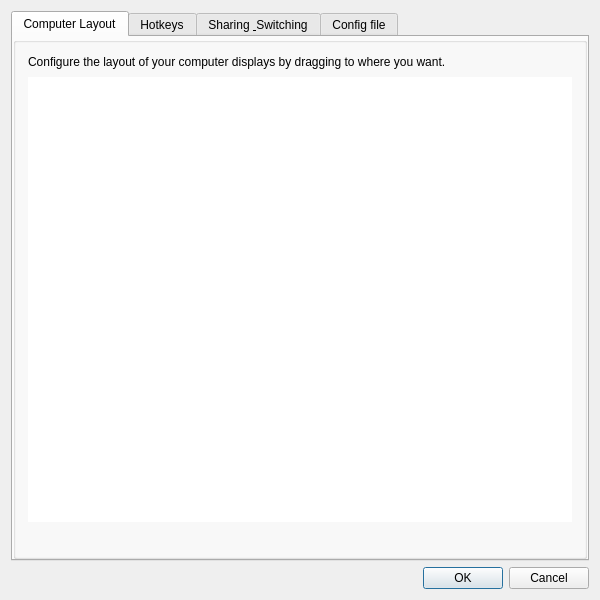
<?xml version="1.0" encoding="UTF-8"?>
<ui version="4.0">
 <class>ServerConfigDialog</class>
 <widget class="QDialog" name="ServerConfigDialog">
  <property name="geometry">
   <rect>
    <x>0</x>
    <y>0</y>
    <width>600</width>
    <height>600</height>
   </rect>
  </property>
  <property name="minimumSize">
   <size>
    <width>0</width>
    <height>0</height>
   </size>
  </property>
  <property name="windowTitle">
   <string>Server Configuration</string>
  </property>
  <layout class="QVBoxLayout">
   <item>
    <widget class="QTabWidget" name="tabWidget">
     <widget class="QWidget" name="tabComputers">
      <attribute name="title">
       <string>Computer Layout</string>
      </attribute>
      <layout class="QVBoxLayout" name="computerPageLayout">
       <property name="leftMargin">
        <number>0</number>
       </property>
       <property name="topMargin">
        <number>0</number>
       </property>
       <property name="rightMargin">
        <number>0</number>
       </property>
       <property name="bottomMargin">
        <number>0</number>
       </property>
       <property name="spacing">
        <number>8</number>
       </property>
       <item>
        <widget class="QGroupBox" name="groupComputerLayout">
         <property name="title">
          <string />
         </property>
         <layout class="QVBoxLayout" name="computerCardLayout" stretch="0,1,0">
          <property name="leftMargin">
           <number>12</number>
          </property>
          <property name="topMargin">
           <number>12</number>
          </property>
          <property name="rightMargin">
           <number>12</number>
          </property>
          <property name="bottomMargin">
           <number>12</number>
          </property>
          <property name="spacing">
           <number>8</number>
          </property>
          <item>
           <widget class="QLabel" name="label_2">
            <property name="sizePolicy">
             <sizepolicy hsizetype="Preferred" vsizetype="Preferred">
              <horstretch>1</horstretch>
              <verstretch>0</verstretch>
             </sizepolicy>
            </property>
            <property name="text">
             <string>Configure the layout of your computer displays by dragging to where you want.</string>
            </property>
            <property name="wordWrap">
             <bool>true</bool>
            </property>
            <property name="indent">
             <number>-1</number>
            </property>
            <property name="alignment">
             <set>Qt::AlignmentFlag::AlignLeft|Qt::AlignmentFlag::AlignVCenter</set>
            </property>
           </widget>
          </item>
          <item>
           <widget class="ScreenSetupView" name="screenSetupView">
            <property name="sizePolicy">
             <sizepolicy hsizetype="MinimumExpanding" vsizetype="Expanding">
              <horstretch>0</horstretch>
              <verstretch>0</verstretch>
             </sizepolicy>
            </property>
            <property name="acceptDrops">
             <bool>true</bool>
            </property>
            <property name="autoFillBackground">
             <bool>false</bool>
            </property>
            <property name="frameShape">
             <enum>QFrame::Shape::NoFrame</enum>
            </property>
           </widget>
          </item>
          <item>
           <layout class="QHBoxLayout" name="layoutComputers" stretch="0,1,0">
            <property name="leftMargin">
             <number>0</number>
            </property>
            <property name="topMargin">
             <number>0</number>
            </property>
            <property name="rightMargin">
             <number>0</number>
            </property>
            <property name="bottomMargin">
             <number>0</number>
            </property>
            <property name="spacing">
             <number>8</number>
            </property>
            <item>
             <widget class="TrashScreenWidget" name="lblRemoveScreen">
              <property name="acceptDrops">
               <bool>true</bool>
              </property>
              <property name="toolTip">
               <string>Drag a computer from the grid to the trashcan to remove it.</string>
              </property>
              <property name="frameShape">
               <enum>QFrame::Shape::NoFrame</enum>
              </property>
              <property name="frameShadow">
               <enum>QFrame::Shadow::Plain</enum>
              </property>
             </widget>
            </item>
            <item>
             <spacer name="computerDragSpacer">
              <property name="orientation">
               <enum>Qt::Orientation::Horizontal</enum>
              </property>
             </spacer>
            </item>
            <item>
             <widget class="NewScreenWidget" name="lblNewScreen">
              <property name="toolTip">
               <string>Drag to the grid to add a new computer.</string>
              </property>
              <property name="frameShape">
               <enum>QFrame::Shape::NoFrame</enum>
              </property>
              <property name="frameShadow">
               <enum>QFrame::Shadow::Plain</enum>
              </property>
             </widget>
            </item>
           </layout>
          </item>
         </layout>
        </widget>
       </item>
      </layout>
     </widget>
     <widget class="QWidget" name="tabHotkeys">
      <attribute name="title">
       <string>Hotkeys</string>
      </attribute>
      <layout class="QHBoxLayout" name="_2" stretch="1,1">
       <property name="leftMargin">
        <number>0</number>
       </property>
       <property name="topMargin">
        <number>0</number>
       </property>
       <property name="rightMargin">
        <number>0</number>
       </property>
       <property name="bottomMargin">
        <number>0</number>
       </property>
       <property name="spacing">
        <number>10</number>
       </property>
       <item>
        <widget class="QGroupBox" name="groupHotkeys">
         <property name="title">
          <string>&amp;Hotkeys</string>
         </property>
         <property name="sizePolicy">
          <sizepolicy hsizetype="Preferred" vsizetype="Expanding">
           <horstretch>0</horstretch>
           <verstretch>0</verstretch>
          </sizepolicy>
         </property>
         <layout class="QVBoxLayout" name="_3" stretch="1,0">
          <property name="leftMargin">
           <number>12</number>
          </property>
          <property name="topMargin">
           <number>12</number>
          </property>
          <property name="rightMargin">
           <number>12</number>
          </property>
          <property name="bottomMargin">
           <number>12</number>
          </property>
          <property name="spacing">
           <number>8</number>
          </property>
          <item>
           <widget class="QListWidget" name="listHotkeys" />
          </item>
          <item>
           <layout class="QHBoxLayout" name="hotkeyButtonsLayout">
            <property name="leftMargin">
             <number>0</number>
            </property>
            <property name="topMargin">
             <number>0</number>
            </property>
            <property name="rightMargin">
             <number>0</number>
            </property>
            <property name="bottomMargin">
             <number>0</number>
            </property>
            <property name="spacing">
             <number>6</number>
            </property>
            <item>
             <widget class="QPushButton" name="btnNewHotkey">
              <property name="enabled">
               <bool>true</bool>
              </property>
              <property name="text">
               <string>&amp;New</string>
              </property>
              <property name="icon">
               <iconset theme="list-add" />
              </property>
             </widget>
            </item>
            <item>
             <widget class="QPushButton" name="btnEditHotkey">
              <property name="enabled">
               <bool>false</bool>
              </property>
              <property name="text">
               <string>&amp;Edit</string>
              </property>
              <property name="icon">
               <iconset theme="document-edit" />
              </property>
             </widget>
            </item>
            <item>
             <widget class="QPushButton" name="btnRemoveHotkey">
              <property name="enabled">
               <bool>false</bool>
              </property>
              <property name="text">
               <string>&amp;Remove</string>
              </property>
              <property name="icon">
               <iconset theme="list-remove" />
              </property>
             </widget>
            </item>
           </layout>
          </item>
         </layout>
        </widget>
       </item>
       <item>
        <widget class="QGroupBox" name="groupActions">
         <property name="font">
          <font>
           <kerning>true</kerning>
          </font>
         </property>
         <property name="title">
          <string>A&amp;ctions</string>
         </property>
         <property name="sizePolicy">
          <sizepolicy hsizetype="Preferred" vsizetype="Expanding">
           <horstretch>0</horstretch>
           <verstretch>0</verstretch>
          </sizepolicy>
         </property>
         <layout class="QVBoxLayout" name="actionsCardLayout" stretch="1,0">
          <property name="leftMargin">
           <number>12</number>
          </property>
          <property name="topMargin">
           <number>12</number>
          </property>
          <property name="rightMargin">
           <number>12</number>
          </property>
          <property name="bottomMargin">
           <number>12</number>
          </property>
          <property name="spacing">
           <number>8</number>
          </property>
          <item>
           <widget class="QListWidget" name="listActions" />
          </item>
          <item>
           <layout class="QHBoxLayout" name="actionButtonsLayout">
            <property name="leftMargin">
             <number>0</number>
            </property>
            <property name="topMargin">
             <number>0</number>
            </property>
            <property name="rightMargin">
             <number>0</number>
            </property>
            <property name="bottomMargin">
             <number>0</number>
            </property>
            <property name="spacing">
             <number>6</number>
            </property>
            <item>
             <widget class="QPushButton" name="btnNewAction">
              <property name="enabled">
               <bool>false</bool>
              </property>
              <property name="text">
               <string>Ne&amp;w</string>
              </property>
              <property name="icon">
               <iconset theme="list-add" />
              </property>
             </widget>
            </item>
            <item>
             <widget class="QPushButton" name="btnEditAction">
              <property name="enabled">
               <bool>false</bool>
              </property>
              <property name="text">
               <string>E&amp;dit</string>
              </property>
              <property name="icon">
               <iconset theme="document-edit" />
              </property>
             </widget>
            </item>
            <item>
             <widget class="QPushButton" name="btnRemoveAction">
              <property name="enabled">
               <bool>false</bool>
              </property>
              <property name="text">
               <string>Re&amp;move</string>
              </property>
              <property name="icon">
               <iconset theme="list-remove" />
              </property>
             </widget>
            </item>
           </layout>
          </item>
         </layout>
        </widget>
       </item>
      </layout>
     </widget>
     <widget class="QWidget" name="tabAdvanced">
      <attribute name="title">
       <string>Sharing &amp; Switching</string>
      </attribute>
      <layout class="QVBoxLayout" name="advancedPageLayout">
       <property name="leftMargin">
        <number>0</number>
       </property>
       <property name="topMargin">
        <number>0</number>
       </property>
       <property name="rightMargin">
        <number>0</number>
       </property>
       <property name="bottomMargin">
        <number>0</number>
       </property>
       <property name="spacing">
        <number>8</number>
       </property>
       <item>
        <widget class="QScrollArea" name="sharingScrollArea">
         <property name="widgetResizable">
          <bool>true</bool>
         </property>
         <property name="frameShape">
          <enum>QFrame::Shape::NoFrame</enum>
         </property>
         <property name="horizontalScrollBarPolicy">
          <enum>Qt::ScrollBarPolicy::ScrollBarAlwaysOff</enum>
         </property>
         <widget class="QWidget" name="sharingScrollContents">
          <layout class="QGridLayout" name="m_pGridCorners" columnstretch="1,1" rowstretch="0,0,0,1">
           <property name="leftMargin">
            <number>0</number>
           </property>
           <property name="topMargin">
            <number>0</number>
           </property>
           <property name="rightMargin">
            <number>0</number>
           </property>
           <property name="bottomMargin">
            <number>0</number>
           </property>
           <property name="spacing">
            <number>10</number>
           </property>
           <item row="0" column="0" colspan="2">
            <widget class="QGroupBox" name="groupMisc">
             <property name="font">
              <font>
               <kerning>false</kerning>
              </font>
             </property>
             <property name="title">
              <string>&amp;Misc</string>
             </property>
             <property name="sizePolicy">
              <sizepolicy hsizetype="Preferred" vsizetype="Maximum">
               <horstretch>0</horstretch>
               <verstretch>0</verstretch>
              </sizepolicy>
             </property>
             <layout class="QVBoxLayout" name="verticalLayout_4">
              <property name="leftMargin">
               <number>12</number>
              </property>
              <property name="topMargin">
               <number>12</number>
              </property>
              <property name="rightMargin">
               <number>12</number>
              </property>
              <property name="bottomMargin">
               <number>12</number>
              </property>
              <property name="spacing">
               <number>6</number>
              </property>
              <item>
               <widget class="QCheckBox" name="cbRelativeMouseMoves">
                <property name="enabled">
                 <bool>true</bool>
                </property>
                <property name="text">
                 <string>Use &amp;relative mouse movements</string>
                </property>
               </widget>
              </item>
              <item>
               <widget class="QCheckBox" name="cbDefaultLockToScreenState">
                <property name="text">
                 <string>Enable lock to computer at startup</string>
                </property>
               </widget>
              </item>
              <item>
               <widget class="QCheckBox" name="cbDisableLockToScreen">
                <property name="text">
                 <string>Disable lock to computer (scroll lock key)</string>
                </property>
               </widget>
              </item>
              <item>
               <widget class="QCheckBox" name="cbWin32KeepForeground">
                <property name="enabled">
                 <bool>true</bool>
                </property>
                <property name="text">
                 <string>Don't take &amp;foreground window (Windows only)</string>
                </property>
               </widget>
              </item>
              <item>
               <layout class="QHBoxLayout" name="layoutClipboard" stretch="1,0,0">
                <property name="leftMargin">
                 <number>0</number>
                </property>
                <property name="topMargin">
                 <number>0</number>
                </property>
                <property name="rightMargin">
                 <number>0</number>
                </property>
                <property name="bottomMargin">
                 <number>0</number>
                </property>
                <property name="spacing">
                 <number>8</number>
                </property>
                <item>
                 <widget class="QCheckBox" name="cbEnableClipboard">
                  <property name="sizePolicy">
                   <sizepolicy hsizetype="Minimum" vsizetype="Preferred">
                    <horstretch>0</horstretch>
                    <verstretch>0</verstretch>
                   </sizepolicy>
                  </property>
                  <property name="text">
                   <string>Enable clipboard sharing</string>
                  </property>
                  <property name="checked">
                   <bool>true</bool>
                  </property>
                 </widget>
                </item>
                <item>
                 <widget class="QLabel" name="label_7">
                  <property name="text">
                   <string>Limit to:</string>
                  </property>
                 </widget>
                </item>
                <item>
                 <widget class="QSpinBox" name="sbClipboardSizeLimit">
                  <property name="enabled">
                   <bool>false</bool>
                  </property>
                  <property name="sizePolicy">
                   <sizepolicy hsizetype="Maximum" vsizetype="Fixed">
                    <horstretch>0</horstretch>
                    <verstretch>0</verstretch>
                   </sizepolicy>
                  </property>
                  <property name="suffix">
                   <string>MB</string>
                  </property>
                  <property name="maximum">
                   <number>10000</number>
                  </property>
                  <property name="value">
                   <number>3</number>
                  </property>
                 </widget>
                </item>
               </layout>
              </item>
             </layout>
            </widget>
           </item>
           <item row="1" column="0" alignment="Qt::AlignTop">
            <widget class="QGroupBox" name="groupCorners">
             <property name="font">
              <font>
               <kerning>true</kerning>
              </font>
             </property>
             <property name="title">
              <string>&amp;Dead corners (for this computer)</string>
             </property>
             <property name="checked">
              <bool>false</bool>
             </property>
             <property name="sizePolicy">
              <sizepolicy hsizetype="Preferred" vsizetype="Maximum">
               <horstretch>0</horstretch>
               <verstretch>0</verstretch>
              </sizepolicy>
             </property>
             <layout class="QVBoxLayout" name="verticalLayout_6">
              <property name="leftMargin">
               <number>12</number>
              </property>
              <property name="topMargin">
               <number>12</number>
              </property>
              <property name="rightMargin">
               <number>12</number>
              </property>
              <property name="bottomMargin">
               <number>12</number>
              </property>
              <property name="spacing">
               <number>8</number>
              </property>
              <item>
               <layout class="QGridLayout" name="m_pLayoutCorners">
                <property name="leftMargin">
                 <number>0</number>
                </property>
                <property name="topMargin">
                 <number>0</number>
                </property>
                <property name="rightMargin">
                 <number>0</number>
                </property>
                <property name="bottomMargin">
                 <number>0</number>
                </property>
                <property name="spacing">
                 <number>8</number>
                </property>
                <item row="0" column="0">
                 <widget class="QCheckBox" name="cbCornerTopLeft">
                  <property name="text">
                   <string>To&amp;p-left</string>
                  </property>
                 </widget>
                </item>
                <item row="0" column="1">
                 <widget class="QCheckBox" name="cbCornerTopRight">
                  <property name="text">
                   <string>Top-rig&amp;ht</string>
                  </property>
                 </widget>
                </item>
                <item row="1" column="0">
                 <widget class="QCheckBox" name="cbCornerBottomLeft">
                  <property name="text">
                   <string>&amp;Bottom-left</string>
                  </property>
                 </widget>
                </item>
                <item row="1" column="1">
                 <widget class="QCheckBox" name="cbCornerBottomRight">
                  <property name="text">
                   <string>Bottom-ri&amp;ght</string>
                  </property>
                 </widget>
                </item>
               </layout>
              </item>
              <item>
               <layout class="QHBoxLayout" name="m_pLayoutCornerSize" stretch="1,0">
                <property name="leftMargin">
                 <number>0</number>
                </property>
                <property name="topMargin">
                 <number>0</number>
                </property>
                <property name="rightMargin">
                 <number>0</number>
                </property>
                <property name="bottomMargin">
                 <number>0</number>
                </property>
                <property name="spacing">
                 <number>8</number>
                </property>
                <item>
                 <widget class="QLabel" name="label">
                  <property name="text">
                   <string>Cor&amp;ner size</string>
                  </property>
                  <property name="buddy">
                   <cstring>sbSwitchCornerSize</cstring>
                  </property>
                 </widget>
                </item>
                <item>
                 <widget class="QSpinBox" name="sbSwitchCornerSize">
                  <property name="sizePolicy">
                   <sizepolicy hsizetype="Maximum" vsizetype="Fixed">
                    <horstretch>0</horstretch>
                    <verstretch>0</verstretch>
                   </sizepolicy>
                  </property>
                  <property name="suffix">
                   <string>px</string>
                  </property>
                  <property name="maximum">
                   <number>30000</number>
                  </property>
                 </widget>
                </item>
               </layout>
              </item>
             </layout>
            </widget>
           </item>
           <item row="1" column="1" alignment="Qt::AlignTop">
            <widget class="QGroupBox" name="groupNetwork">
             <property name="title">
              <string>&amp;Network</string>
             </property>
             <property name="sizePolicy">
              <sizepolicy hsizetype="Preferred" vsizetype="Maximum">
               <horstretch>0</horstretch>
               <verstretch>0</verstretch>
              </sizepolicy>
             </property>
             <layout class="QGridLayout" name="verticalLayout_5">
              <property name="leftMargin">
               <number>12</number>
              </property>
              <property name="topMargin">
               <number>12</number>
              </property>
              <property name="rightMargin">
               <number>12</number>
              </property>
              <property name="bottomMargin">
               <number>12</number>
              </property>
              <property name="spacing">
               <number>6</number>
              </property>
              <item row="0" column="0" colspan="2">
               <widget class="QCheckBox" name="cbHeartbeat">
                <property name="enabled">
                 <bool>true</bool>
                </property>
                <property name="whatsThis">
                 <string>&lt;html&gt;&lt;head/&gt;&lt;body&gt;&lt;p&gt;Enables the network heartbeat to ping clients every &lt;span style=" font-style:italic;"&gt;n&lt;/span&gt; seconds. This may help to diagnose network problems by retrying the connection if the client becomes unresponsive.&lt;/p&gt;&lt;/body&gt;&lt;/html&gt;</string>
                </property>
                <property name="text">
                 <string>&amp;Check clients every</string>
                </property>
               </widget>
              </item>
              <item row="1" column="0" colspan="2">
               <widget class="QSpinBox" name="sbHeartbeat">
                <property name="enabled">
                 <bool>false</bool>
                </property>
                <property name="sizePolicy">
                 <sizepolicy hsizetype="Maximum" vsizetype="Fixed">
                  <horstretch>0</horstretch>
                  <verstretch>0</verstretch>
                 </sizepolicy>
                </property>
                <property name="suffix">
                 <string>ms</string>
                </property>
                <property name="minimum">
                 <number>1000</number>
                </property>
                <property name="maximum">
                 <number>30000</number>
                </property>
                <property name="singleStep">
                 <number>1000</number>
                </property>
                <property name="value">
                 <number>5000</number>
                </property>
               </widget>
              </item>
              <item row="2" column="0" colspan="2">
               <widget class="QLabel" name="labelProtocol">
                <property name="whatsThis">
                 <string>&lt;html&gt;&lt;head/&gt;&lt;body&gt;&lt;p&gt;Enables compatibility with programs that use either the Synergy or Barrier protocols:&lt;/p&gt;&lt;ul style="margin-top: 0px; margin-bottom: 0px; margin-left: 0px; margin-right: 0px; -qt-list-indent: 1;"&gt;&lt;li style=" margin-top:12px; margin-bottom:0px; margin-left:0px; margin-right:0px; -qt-block-indent:0; text-indent:0px;"&gt;Synergy 3 uses the Synergy protocol.&lt;/li&gt;&lt;li style=" margin-top:0px; margin-bottom:12px; margin-left:0px; margin-right:0px; -qt-block-indent:0; text-indent:0px;"&gt;Barrier, Input-Leap and Synergy 1 uses the Barrier protocol.&lt;/li&gt;&lt;/ul&gt;&lt;p&gt;A %1 client will automatically use either the Synergy or Barrier protocol depending on the server protocol.&lt;/p&gt;&lt;/body&gt;&lt;/html&gt;</string>
                </property>
                <property name="text">
                 <string>Network protocol</string>
                </property>
               </widget>
              </item>
              <item row="3" column="0">
               <widget class="QRadioButton" name="rbProtocolSynergy">
                <property name="text">
                 <string notr="true">Synergy</string>
                </property>
                <property name="checked">
                 <bool>true</bool>
                </property>
               </widget>
              </item>
              <item row="3" column="1">
               <widget class="QRadioButton" name="rbProtocolBarrier">
                <property name="text">
                 <string notr="true">Barrier</string>
                </property>
               </widget>
              </item>
             </layout>
            </widget>
           </item>
           <item row="2" column="0" colspan="2">
            <widget class="QGroupBox" name="groupSwitch">
             <property name="font">
              <font>
               <kerning>true</kerning>
              </font>
             </property>
             <property name="title">
              <string>&amp;Switching</string>
             </property>
             <property name="sizePolicy">
              <sizepolicy hsizetype="Preferred" vsizetype="Maximum">
               <horstretch>0</horstretch>
               <verstretch>0</verstretch>
              </sizepolicy>
             </property>
             <layout class="QGridLayout" name="switchCardLayout" columnstretch="1,0">
              <property name="leftMargin">
               <number>12</number>
              </property>
              <property name="topMargin">
               <number>12</number>
              </property>
              <property name="rightMargin">
               <number>12</number>
              </property>
              <property name="bottomMargin">
               <number>12</number>
              </property>
              <property name="spacing">
               <number>6</number>
              </property>
              <item row="0" column="0">
               <widget class="QCheckBox" name="cbSwitchDelay">
                <property name="enabled">
                 <bool>true</bool>
                </property>
                <property name="text">
                 <string>Switch &amp;after waiting</string>
                </property>
               </widget>
              </item>
              <item row="0" column="1">
               <widget class="QSpinBox" name="sbSwitchDelay">
                <property name="enabled">
                 <bool>false</bool>
                </property>
                <property name="sizePolicy">
                 <sizepolicy hsizetype="Maximum" vsizetype="Fixed">
                  <horstretch>0</horstretch>
                  <verstretch>0</verstretch>
                 </sizepolicy>
                </property>
                <property name="suffix">
                 <string>ms</string>
                </property>
                <property name="minimum">
                 <number>10</number>
                </property>
                <property name="maximum">
                 <number>10000</number>
                </property>
                <property name="singleStep">
                 <number>10</number>
                </property>
                <property name="value">
                 <number>250</number>
                </property>
               </widget>
              </item>
              <item row="1" column="0">
               <widget class="QCheckBox" name="cbSwitchDoubleTap">
                <property name="enabled">
                 <bool>true</bool>
                </property>
                <property name="text">
                 <string>Switch on double &amp;tap within</string>
                </property>
               </widget>
              </item>
              <item row="1" column="1">
               <widget class="QSpinBox" name="sbSwitchDoubleTap">
                <property name="enabled">
                 <bool>false</bool>
                </property>
                <property name="sizePolicy">
                 <sizepolicy hsizetype="Maximum" vsizetype="Fixed">
                  <horstretch>0</horstretch>
                  <verstretch>0</verstretch>
                 </sizepolicy>
                </property>
                <property name="suffix">
                 <string>ms</string>
                </property>
                <property name="minimum">
                 <number>10</number>
                </property>
                <property name="maximum">
                 <number>10000</number>
                </property>
                <property name="singleStep">
                 <number>10</number>
                </property>
                <property name="value">
                 <number>250</number>
                </property>
               </widget>
              </item>
             </layout>
            </widget>
           </item>
           <item row="3" column="0" colspan="2">
            <widget class="QWidget" name="sharingBottomStretch" />
           </item>
          </layout>
         </widget>
        </widget>
       </item>
      </layout>
     </widget>
     <widget class="QWidget" name="tabConfigFile">
      <property name="sizePolicy">
       <sizepolicy hsizetype="Preferred" vsizetype="Preferred">
        <horstretch>0</horstretch>
        <verstretch>0</verstretch>
       </sizepolicy>
      </property>
      <attribute name="title">
       <string>Config file</string>
      </attribute>
      <layout class="QVBoxLayout" name="verticalLayout" stretch="0,0,0,1">
       <property name="leftMargin">
        <number>0</number>
       </property>
       <property name="topMargin">
        <number>0</number>
       </property>
       <property name="rightMargin">
        <number>0</number>
       </property>
       <property name="bottomMargin">
        <number>0</number>
       </property>
       <property name="spacing">
        <number>8</number>
       </property>
       <item>
        <widget class="QLabel" name="label_5">
         <property name="font">
          <font>
           <pointsize>13</pointsize>
           <bold>true</bold>
          </font>
         </property>
         <property name="text">
          <string>Core server config file</string>
         </property>
         <property name="textFormat">
          <enum>Qt::TextFormat::PlainText</enum>
         </property>
         <property name="alignment">
          <set>Qt::AlignmentFlag::AlignLeft|Qt::AlignmentFlag::AlignVCenter</set>
         </property>
        </widget>
       </item>
       <item>
        <widget class="QLabel" name="label_6">
         <property name="text">
          <string>Use a server config file to create complex computer layouts that are not possible with the simple grid-based computer layout editor.

Enabling this setting will disable the server config GUI.</string>
         </property>
         <property name="textFormat">
          <enum>Qt::TextFormat::MarkdownText</enum>
         </property>
         <property name="wordWrap">
          <bool>true</bool>
         </property>
         <property name="alignment">
          <set>Qt::AlignmentFlag::AlignLeft|Qt::AlignmentFlag::AlignVCenter</set>
         </property>
        </widget>
       </item>
       <item>
        <widget class="QGroupBox" name="groupExternalConfig">
         <property name="title">
          <string>Use a server config file</string>
         </property>
         <property name="checkable">
          <bool>true</bool>
         </property>
         <property name="checked">
          <bool>false</bool>
         </property>
         <property name="sizePolicy">
          <sizepolicy hsizetype="Preferred" vsizetype="Maximum">
           <horstretch>0</horstretch>
           <verstretch>0</verstretch>
          </sizepolicy>
         </property>
         <layout class="QVBoxLayout" name="horizontalLayout">
          <property name="leftMargin">
           <number>12</number>
          </property>
          <property name="topMargin">
           <number>12</number>
          </property>
          <property name="rightMargin">
           <number>12</number>
          </property>
          <property name="bottomMargin">
           <number>12</number>
          </property>
          <property name="spacing">
           <number>8</number>
          </property>
          <item>
           <widget class="QWidget" name="widgetExternalConfigControls" native="true">
            <property name="enabled">
             <bool>false</bool>
            </property>
            <layout class="QHBoxLayout" name="horizontalLayout_2" stretch="0,1,0">
             <property name="leftMargin">
              <number>0</number>
             </property>
             <property name="topMargin">
              <number>0</number>
             </property>
             <property name="rightMargin">
              <number>0</number>
             </property>
             <property name="bottomMargin">
              <number>0</number>
             </property>
             <property name="spacing">
              <number>8</number>
             </property>
             <item>
              <widget class="QLabel" name="labelConfigFile">
               <property name="sizePolicy">
                <sizepolicy hsizetype="Maximum" vsizetype="Preferred">
                 <horstretch>0</horstretch>
                 <verstretch>0</verstretch>
                </sizepolicy>
               </property>
               <property name="text">
                <string>Config file path</string>
               </property>
              </widget>
             </item>
             <item>
              <widget class="QLineEdit" name="lineConfigFile">
               <property name="sizePolicy">
                <sizepolicy hsizetype="Expanding" vsizetype="Fixed">
                 <horstretch>0</horstretch>
                 <verstretch>0</verstretch>
                </sizepolicy>
               </property>
              </widget>
             </item>
             <item>
              <widget class="QPushButton" name="btnBrowseConfigFile">
               <property name="sizePolicy">
                <sizepolicy hsizetype="Fixed" vsizetype="Fixed">
                 <horstretch>0</horstretch>
                 <verstretch>0</verstretch>
                </sizepolicy>
               </property>
               <property name="minimumSize">
                <size>
                 <width>0</width>
                 <height>0</height>
                </size>
               </property>
               <property name="cursor">
                <cursorShape>PointingHandCursor</cursorShape>
               </property>
               <property name="text">
                <string />
               </property>
               <property name="flat">
                <bool>true</bool>
               </property>
              </widget>
             </item>
            </layout>
           </widget>
          </item>
         </layout>
        </widget>
       </item>
       <item>
        <widget class="QWidget" name="configBottomStretch" />
       </item>
      </layout>
     </widget>
    </widget>
   </item>
   <item>
    <widget class="QDialogButtonBox" name="buttonBox">
     <property name="orientation">
      <enum>Qt::Orientation::Horizontal</enum>
     </property>
     <property name="standardButtons">
      <set>QDialogButtonBox::StandardButton::Cancel|QDialogButtonBox::StandardButton::Ok</set>
     </property>
    </widget>
   </item>
  </layout>
 </widget>
 <customwidgets>
  <customwidget>
   <class>ScreenSetupView</class>
   <extends>QTableView</extends>
   <header>widgets/ScreenSetupView.h</header>
   <container>1</container>
  </customwidget>
  <customwidget>
   <class>TrashScreenWidget</class>
   <extends>QLabel</extends>
   <header>widgets/TrashScreenWidget.h</header>
  </customwidget>
  <customwidget>
   <class>NewScreenWidget</class>
   <extends>QLabel</extends>
   <header>widgets/NewScreenWidget.h</header>
  </customwidget>
 </customwidgets>
 <tabstops>
  <tabstop>screenSetupView</tabstop>
  <tabstop>listHotkeys</tabstop>
  <tabstop>btnNewHotkey</tabstop>
  <tabstop>btnEditHotkey</tabstop>
  <tabstop>btnRemoveHotkey</tabstop>
  <tabstop>listActions</tabstop>
  <tabstop>btnNewAction</tabstop>
  <tabstop>btnEditAction</tabstop>
  <tabstop>btnRemoveAction</tabstop>
  <tabstop>cbSwitchDelay</tabstop>
  <tabstop>sbSwitchDelay</tabstop>
  <tabstop>cbSwitchDoubleTap</tabstop>
  <tabstop>sbSwitchDoubleTap</tabstop>
  <tabstop>cbEnableClipboard</tabstop>
  <tabstop>sbClipboardSizeLimit</tabstop>
  <tabstop>cbHeartbeat</tabstop>
  <tabstop>sbHeartbeat</tabstop>
  <tabstop>cbRelativeMouseMoves</tabstop>
  <tabstop>sbSwitchCornerSize</tabstop>
  <tabstop>tabWidget</tabstop>
 </tabstops>
 <resources />
 <connections />
</ui>
